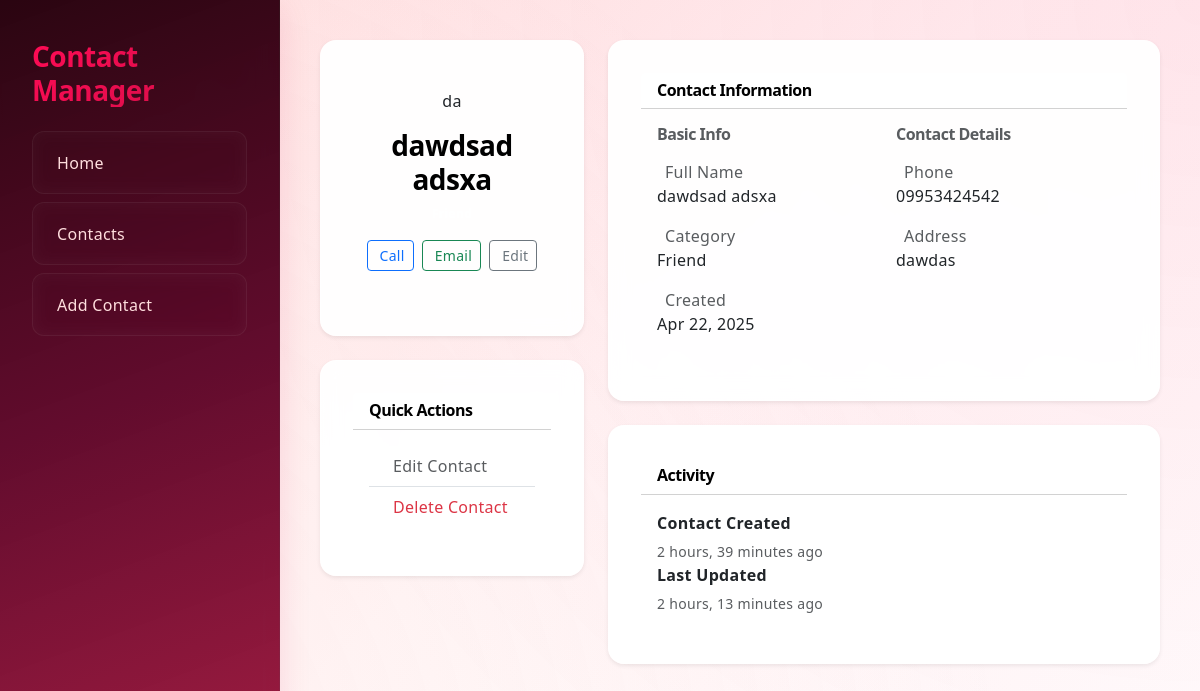
The page /contacts/2/ on the database its author committed.
### contacts/models.py (models this page shows, shortened)
class Contact(models.Model):
    CATEGORY_CHOICES = [
        ('family', 'Family'),
        ('friend', 'Friend'),
        ('work', 'Work'),
        ('other', 'Other'),
    ]
    first_name = models.CharField(max_length=50)
    last_name = models.CharField(max_length=50)
    phone_regex = RegexValidator(
        regex=r'^\+?1?\d{9,15}$',
        message="Phone number must be entered in the format: '+999999999'. Up to 15 digits allowed."
    )
    phone_number = models.CharField(validators=[phone_regex], max_length=17, blank=True)
    email = models.EmailField(blank=True)
    address = models.TextField(blank=True)
    category = models.CharField(max_length=10, choices=CATEGORY_CHOICES, default='other')
    created_at = models.DateTimeField(auto_now_add=True)
    updated_at = models.DateTimeField(auto_now=True)
    class Meta:
        ordering = ['first_name', 'last_name']

### contacts/views.py (the view)
# urls.py: path('contacts/<int:pk>/', views.contact_detail, name='contact_detail'),
def contact_detail(request, pk):
    contact = get_object_or_404(Contact, pk=pk)
    return render(request, 'contacts/contact_detail.html', {'contact': contact})

### contacts/templates/contacts/contact_detail.html (shortened to what this page needs)
{% extends 'base.html' %}
{% load static %}
{% block content %}
<div class="row">
    <div class="col-lg-4">
        <div class="card shadow-sm mb-4">
            <div class="card-body text-center">
                {% if contact.profile_picture %}
                <img src="{{ contact.profile_picture.url }}" alt="{{ contact.first_name }}"
                     class="rounded-circle mb-3" width="150" height="150">
                {% else %}
                <div class="avatar-profile mb-3">
                    <span class="avatar-initial rounded-circle bg-{{ contact.category|default:'primary' }}">
                        {{ contact.first_name|first }}{{ contact.last_name|first }}
                    </span>
                </div>
                {% endif %}
                <h3 class="mb-1">{{ contact.first_name }} {{ contact.last_name }}</h3>
                <p class="text-muted mb-3">
                    <span class="badge bg-{{ contact.category|default:'secondary' }}">
                    </span>
                </p>
                <div class="d-flex justify-content-center mb-3">
                    <a href="tel:{{ contact.phone_number }}" class="btn btn-outline-primary btn-sm me-2">
                         Call
                    </a>
                    <a href="mailto:{{ contact.email }}" class="btn btn-outline-success btn-sm me-2">
                         Email
                    </a>
                    <a href="{% url 'contact_update' contact.pk %}" class="btn btn-outline-secondary btn-sm">
                         Edit
                    </a>
                </div>
            </div>
        </div>
        <div class="card shadow-sm mb-4">
            <div class="card-header bg-white">
                <h6 class="mb-0">Quick Actions</h6>
            </div>
            <div class="card-body">
                <div class="list-group list-group-flush">
                    <a href="{% url 'contact_update' contact.pk %}" class="list-group-item list-group-item-action">
                         Edit Contact
                    </a>
                    <a href="{% url 'contact_delete' contact.pk %}" class="list-group-item list-group-item-action text-danger">
                         Delete Contact
                    </a>
                </div>
            </div>
        </div>
    </div>
    <div class="col-lg-8">
        <div class="card shadow-sm mb-4">
            <div class="card-header bg-white">
                <h6 class="mb-0">Contact Information</h6>
            </div>
            <div class="card-body">
                <div class="row">
                    <div class="col-md-6">
                        <h6 class="text-muted mb-3">Basic Info</h6>
                        <ul class="list-unstyled">
                            <li class="mb-3">
                                <span class="text-muted">Full Name</span>
                                <p class="mb-0">{{ contact.first_name }} {{ contact.last_name }}</p>
                            </li>
                            <li class="mb-3">
                                <span class="text-muted">Category</span>
                                <p class="mb-0">{{ contact.get_category_display }}</p>
                            </li>
                            <li class="mb-3">
                                <span class="text-muted">Created</span>
                                <p class="mb-0">{{ contact.created_at|date:"M d, Y" }}</p>
                            </li>
                        </ul>
                    </div>
                    <div class="col-md-6">
                        <h6 class="text-muted mb-3">Contact Details</h6>
                        <ul class="list-unstyled">
                            {% if contact.phone_number %}
                            <li class="mb-3">
                                <span class="text-muted">Phone</span>
                                <p class="mb-0">{{ contact.phone_number }}</p>
                            </li>
                            {% endif %}
                            {% if contact.address %}
                            <li class="mb-3">
                                <span class="text-muted">Address</span>
                                <p class="mb-0">{{ contact.address|linebreaks }}</p>
                            </li>
                            {% endif %}
                        </ul>
                    </div>
                </div>
            </div>
        </div>
        <div class="card shadow-sm">
            <div class="card-header bg-white">
                <h6 class="mb-0">Activity</h6>
            </div>
            <div class="card-body">
                <div class="timeline">
                    <div class="timeline-item">
                        <div class="timeline-content">
                            <p class="mb-1 fw-bold">Contact Created</p>
                            <small class="text-muted">{{ contact.created_at|timesince }} ago</small>
                        </div>
                    </div>
                    <div class="timeline-item">
                        <div class="timeline-content">
                            <p class="mb-1 fw-bold">Last Updated</p>
                            <small class="text-muted">{{ contact.updated_at|timesince }} ago</small>
                        </div>
                    </div>
                </div>
            </div>
        </div>
    </div>
</div>
{% endblock %}

### static/css/custom.css (style rules this page uses)
:root { --primary: #CF0F47; --secondary: #FF0B55; --accent: #FFDEDE; --dark: #000000; --box-shadow: 0 8px 30px rgba(207, 15, 71, 0.12); --gradient-bg: linear-gradient(135deg, #FFDEDE 0%, #FFF5F5 50%, #FFFFFF 100%); --card-shadow: 0 10px 30px rgba(207, 15, 71, 0.08); --text-shadow: 0 2px 4px rgba(0, 0, 0, 0.1); --button-gradient: linear-gradient(to right, var(--primary) 0%, var(--secondary) 100%); }
body { background: var(--gradient-bg); color: var(--dark); font-family: system-ui, -apple-system, sans-serif; display: flex; min-height: 100vh; position: relative; letter-spacing: 0.3px; }
body::before { content: ''; position: fixed; top: 0; left: 0; width: 100%; height: 100%; background: radial-gradient(circle at top right, rgba(255, 11, 85, 0.08), transparent 70%), radial-gradient(circle at bottom left, rgba(255, 222, 222, 0.12), transparent 70%); pointer-events: none; z-index: -1; }
.card { background: rgba(255, 255, 255, 0.95); backdrop-filter: blur(10px); border: 1px solid rgba(255, 255, 255, 0.2); border-radius: 16px; padding: 2rem; margin-bottom: 2rem; box-shadow: var(--card-shadow); transform-origin: center; transition: all 0.3s cubic-bezier(0.21, 0.6, 0.35, 1); }
h1, h2, h3, h4, h5, h6 { color: var(--dark); font-weight: 700; letter-spacing: -0.5px; margin-bottom: 1.5rem; }

### rows shown on the page
Contact: first_name|first "d", last_name|first "a", first_name "dawdsad", last_name "adsxa", category "Friend", created_at "Apr 22, 2025", phone_number "09953424542", address "dawdas", created_at "2 hours, 39 minutes", updated_at "2 hours, 13 minutes"
